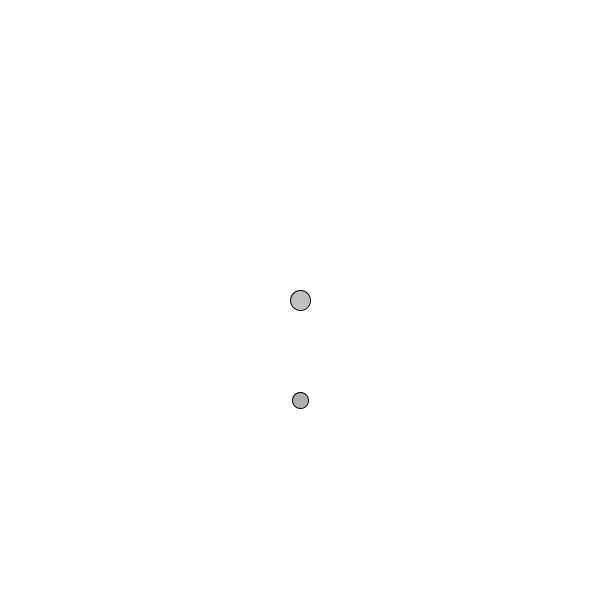
Frame 1 (no input)
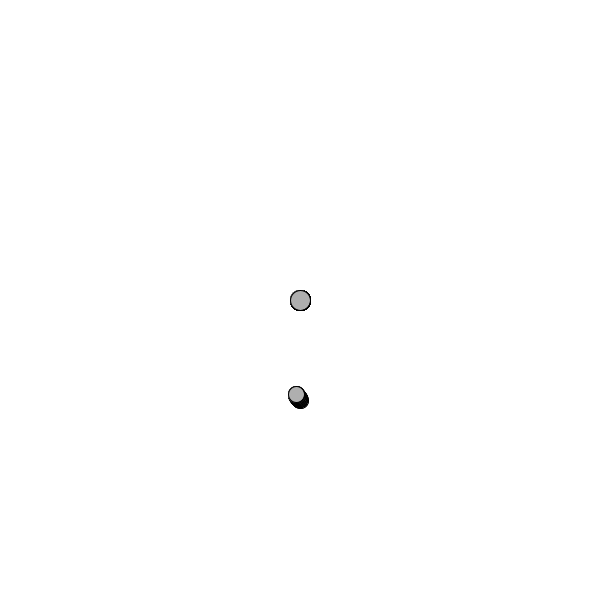
Frame 60 (the mouse pressed at the canvas centre just before this capture)
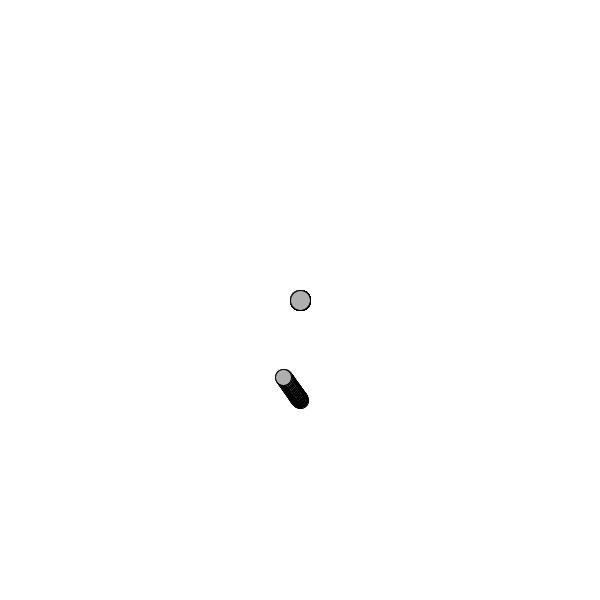
Frame 120 (the mouse held since frame 60 and released just before this capture)

The Processing sketch that drew these frames (run headless with seeded random() and noise(); from frame 60 on, the mouse is pressed at the canvas centre):

// Processing sketch: Vektordel2
// ── Vektordel2.pde
Mover m1 = new Mover();
Attractor a = new Attractor();
void setup(){
size(600,600);
background(255);
}
/*
void Attraction(Mover n, Attractor g){
  PVector f = new PVector(0.1,0);
  n.applyForce(f);
}
*/
void draw(){
  PVector wind = new PVector(1,0);
m1.display();
m1.update();
//m1.applyForce();
//Attraction(m1,a);
PVector f = a.attract(m1);
m1.applyForce(f);

a.display();


}

// ── attract.pde
class Attractor {
  // Our Attractor is a simple object that doesn’t move.
  // We just need a mass and a location.
  float mass;
  PVector location;

  Attractor() {
    location = new PVector(width/2,height/2);
    mass = 10;
  }
PVector  attract(Mover n){
  // What’s the force’s direction?
  PVector force = PVector.sub(location,n.location);
  float distance = force.mag();
    distance = constrain(distance,5,25);
  force.limit(100);
  force.normalize();
  //[offset-down] What’s the force’s magnitude?
  float strength = (0.1 * mass * n.mass) / (10 * distance);
  force.mult(strength);


  // Return the force so that it can be applied!
  return force;

}
  void display() {
    stroke(0);
    fill(175,200);
    ellipse(300,300,mass*2,mass*2);
  }
}

// ── mover.pde
class Mover {

  PVector location;
  PVector velocity;
  PVector acceleration;
  // The object now has mass!
  float mass;

  Mover() {
    // And for now, we’ll just set the mass equal to 1 for simplicity.
    mass = 1;
    location = new PVector(300,400);
    velocity = new PVector(0,0);
    acceleration = new PVector(0,0);
  }

  // Newton’s second law.
  void applyForce(PVector force) {
    //[full] Receive a force, divide by mass, and add to acceleration.
    PVector f = PVector.div(force,mass);
    acceleration.add(f);
    //[end]
  }

  void update() {
    //[full] Motion 101 from Chapter 1
    velocity.add(acceleration);
    location.add(velocity);
    //[end]
    // Now add clearing the acceleration each time!
    acceleration.mult(0);
  }

  void display() {
    stroke(0);
    fill(175);
    //[offset-down] Scaling the size according to mass.
    ellipse(location.x,location.y,mass*16,mass*16);
  }

  // Somewhat arbitrarily, we are deciding that an object bounces when it hits the edges of a window.
  void checkEdges() {
    if (location.x > width) {
      location.x = width;
      velocity.x *= -1;
    } else if (location.x < 0) {
      velocity.x *= -1;
      location.x = 0;
    }

    if (location.y > height) {
      // Even though we said we shouldn't touch location and velocity directly, there are some exceptions.
      // Here we are doing so as a quick and easy way to reverse the direction of our object when it reaches the edge.
      velocity.y *= -1;
      location.y = height;
    }
  }
}
